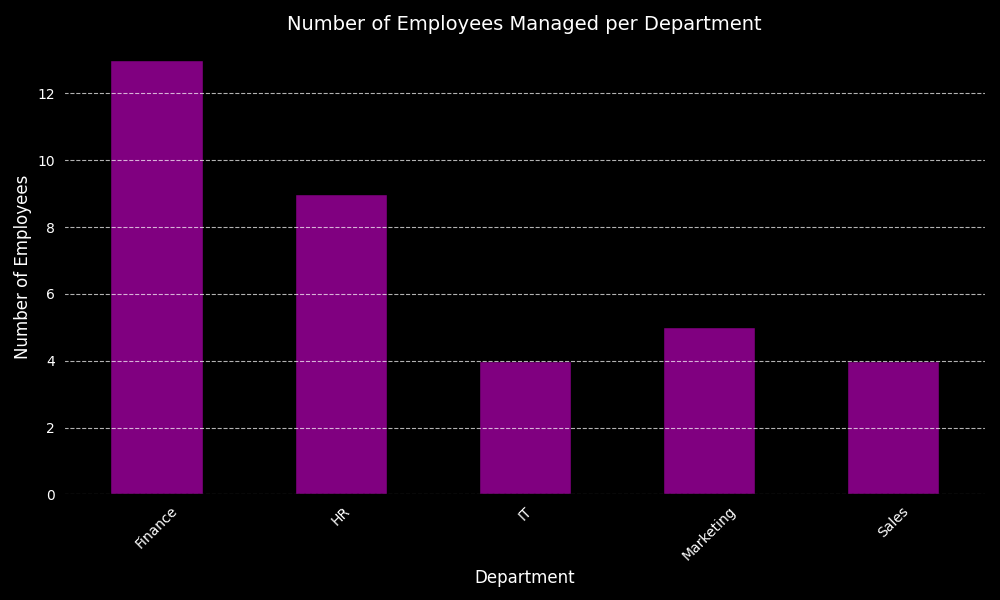

Recreate this plot in Python.
import pandas as pd
import matplotlib.pyplot as plt

# Data
data = {
    "Manager_ID": [
        "015a3810-f371-42af-8d24-4275d937cbzp", "436d1965-bfb1-4a7d-9336-3cbdbdb7d244",
        "d96aed0c-aa4f-4230-9bf2-3ef8ba26cd47", "dd12cc5b-6278-4aed-b534-cd3321111ee7",
        "04f97f6f-6c7d-4eac-adf5-d6704ba9d94d", "0a6cadc8-973a-4233-9550-82ff0dd5df7e",
        "760d8158-bc3e-463a-9777-c3bfa97761c3", "87f97f6f-6c7d-4eac-adf5-d6784ba9d69d",
        "8c5f5468-7107-45af-8a7a-4b661efe312e", "f8153238-b1fa-441b-a2c6-e2629f5c39ef",
        "b5ac9d30-a08a-4278-b6db-d48f49c2429d"
    ],
    "Manager_Name": [
        "Griselda Grigoire", "Cass Bruton", "Kendall Heppenspall", "Tina Jeannequin",
        "Valina Thomerson", "Wakefield Ambrogio", "Basile Geistman", "Valentine Thomerson",
        "Donal Malley", "Kevin Chabau", "Quill Sword"
    ],
    "Manager_Department": [
        "Finance", "Sales", "IT", "Marketing", "Finance", "Finance",
        "HR", "Finance", "HR", "HR", "Marketing"
    ],
    "Number_of_Employees": [4, 4, 4, 4, 3, 3, 3, 3, 3, 3, 1],
    "Hire_Date": [
        "2024-01-01 13:04:20", "2024-02-09 22:27:11", "2024-11-06 11:55:39", 
        "2024-02-27 09:56:47", "2024-09-13 13:04:20", "2024-11-11 01:01:01",
        "2024-01-06 23:39:19", "2024-05-30 13:28:34", "2024-02-12 22:16:46",
        "2024-02-12 22:16:46", "2024-07-31 09:22:20"
    ]
}

# Create DataFrame
df = pd.DataFrame(data)

# Group data by Manager_Department and sum the Number_of_Employees
department_data = df.groupby("Manager_Department")["Number_of_Employees"].sum()

# Plotting
plt.figure(figsize=(10, 6))

# Set background color to black
plt.gcf().set_facecolor('black')
plt.gca().set_facecolor('black')

# Plot with purple bars
department_data.plot(kind='bar', color='purple', edgecolor='black')

# Chart details with white color for text
plt.title("Number of Employees Managed per Department", fontsize=14, color='white')
plt.xlabel("Department", fontsize=12, color='white')
plt.ylabel("Number of Employees", fontsize=12, color='white')
plt.xticks(rotation=45, color='white')
plt.yticks(color='white')
plt.grid(axis='y', linestyle='--', alpha=0.7, color='white')

# Save the chart as an image file
plt.tight_layout()
plt.savefig("employees_per_department_chart.png")
plt.show()
